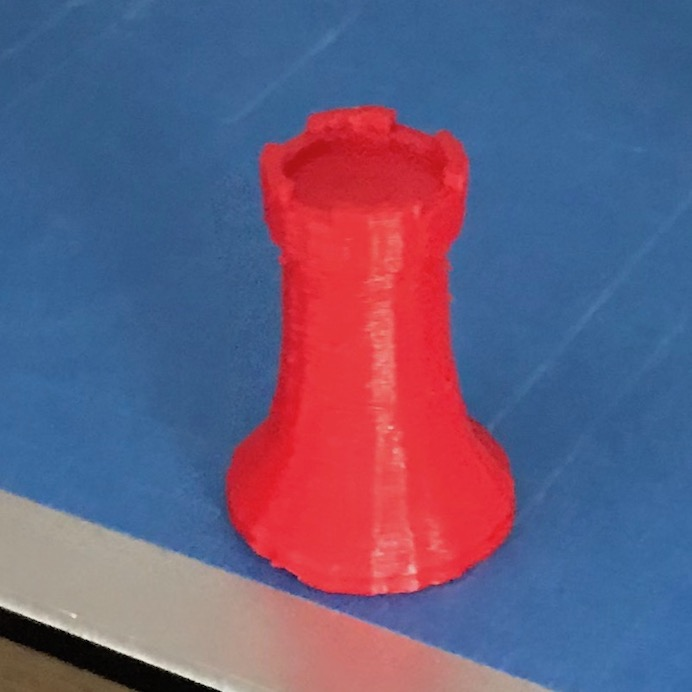
#> input picture Keras/chessboardstart/img0.jpg, 692 x 692 px, given in place of the camera
$ python countours.py
#> lines starting #> are read from the running program, lines starting #| are printed output that depends on the picture; after the words box and inside, x2 and y2 are one past the last pixel; in counts of white or black regions, pixels touching at a corner belong together
import cv2
import numpy as np

cap = cv2.VideoCapture(0)

while(True):
    ret,frame = cap.read()
#> frame is the input picture: shape (692, 692, 3); mean B, G, R 126.6, 93, 104

    frame = cv2.GaussianBlur(frame, (7, 7), 1.41) # put camera through gaussian filter to blur it
    frame = cv2.medianBlur(frame,5)
    grey = cv2.cvtColor(frame, cv2.COLOR_BGR2GRAY) # turn the blurred image to greyscale
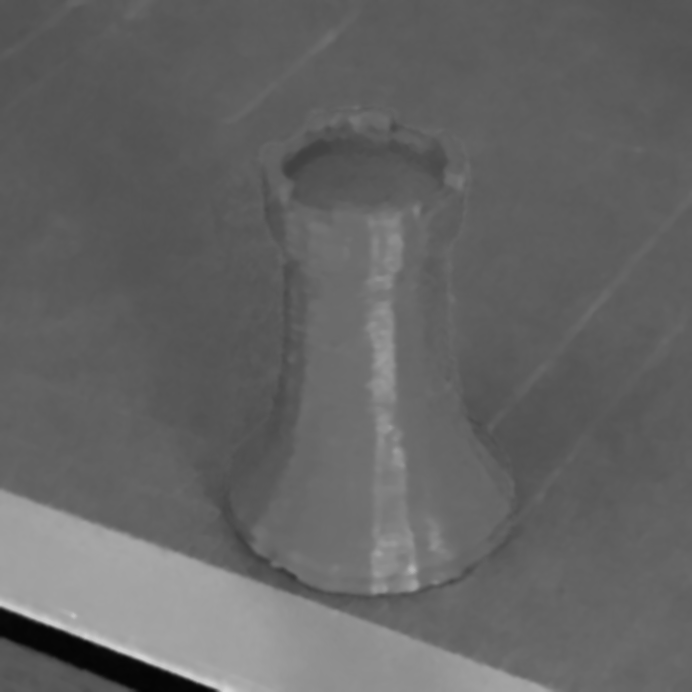
#> grey: shape (692, 692); min 4, max 214, mean 100.1

    ret, thresh = cv2.threshold(grey, 127, 255, 1)
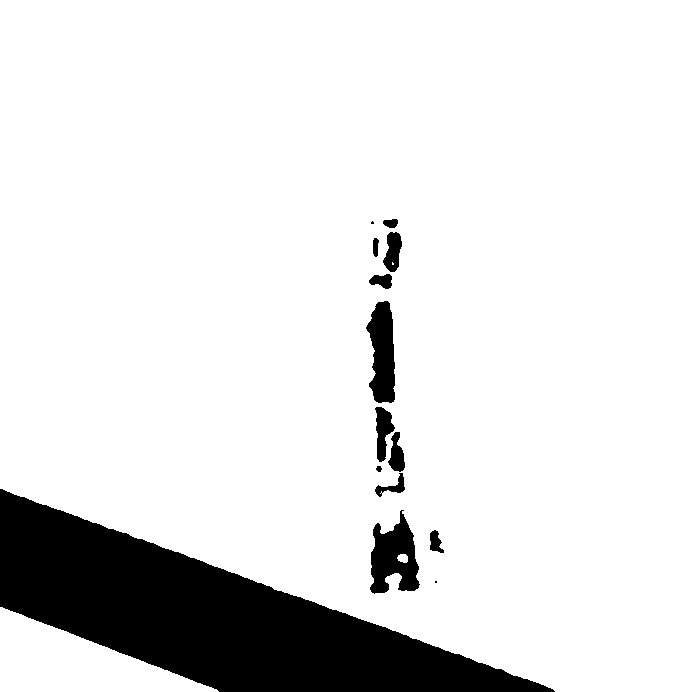
#> thresh: shape (692, 692); 88.6% white; 14 black regions (2 under 20 px)

    # Extract Contours
    contours, hierarchy = cv2.findContours(thresh, cv2.RETR_LIST, cv2.CHAIN_APPROX_SIMPLE)
#> contours = 17 contours, 3 with area under 20; largest, box (x1, y1, x2, y2) and area: (0, 0, 692, 692) 420520, (0, 607, 219, 692) 9287, (369, 509, 421, 595) 2764, (365, 300, 396, 404) 2246, (374, 406, 396, 463) 688
    #frame = cv2.drawContours(frame, contours, -1, (0,255,0), 3)
    for c in contours:
        x, y, w, h = cv2.boundingRect(c)
        if(cv2.contourArea(c) > 2000) and (cv2.contourArea(c) < 15000) :
            rect = cv2.minAreaRect(c)
            box = cv2.boxPoints(rect)
            box = np.int0(box)
            #frame = cv2.drawContours(frame,[box],0,(0,0,255),2)
            frame = cv2.rectangle(frame,(x,y),(x+w,y+h),(0,255,0),2)
            # [5 lines of commented-out code are left out]
            Xs = [i[0] for i in box]
            Ys = [i[1] for i in box]
            x1 = min(Xs)
            x2 = max(Xs)
            y1 = min(Ys)
            y2 = max(Ys)
            center = (int((x1+x2)/2), int((y1+y2)/2))
            cv2.circle(frame, center, 8, (0,0,255), -1)
            roi = frame[y:y+h, x:x+w]
            for i in range(10):
                cv2.imwrite('/Users/christiangrinling/Desktop/images/img{}.jpg'.format(i), roi)
#> this loop made 17 passes
#> (x, y, w, h, rect, box, Xs, Ys) on passes 1, 5, 10: (0, 607, 219, 85, ((109, 649), (84, 218), -90), [[218, 690], [0, 690], [0, 606], [218, 606]], [218, 0, 0, 218], [690, 690, 606, 606]), (369, 509, 52, 86, ((392, 551.2), (51.58, 82.74), -4.29), [[369, 594], [363, 511], [414, 507], [420, 590]], [369, 363, 414, 420], [594, 511, 507, 590]), (365, 300, 31, 104, ((380.3, 351.8), (28.39, 103.2), -2.66), [[368, 404], [363, 300], [392, 299], [396, 402]], [368, 363, 392, 396], [404, 300, 299, 402])
#> (x, y, w, h) on passes 2, 3, 4, 6, 7, 8: (434, 580, 4, 4), (397, 554, 11, 9), (429, 529, 16, 25), (374, 472, 32, 26), (375, 465, 8, 8), (387, 431, 19, 42)
#> pass 1, `frame = cv2.rectangle(frame,(x,y),(x+w,y+h),(0,255,0),2)`:
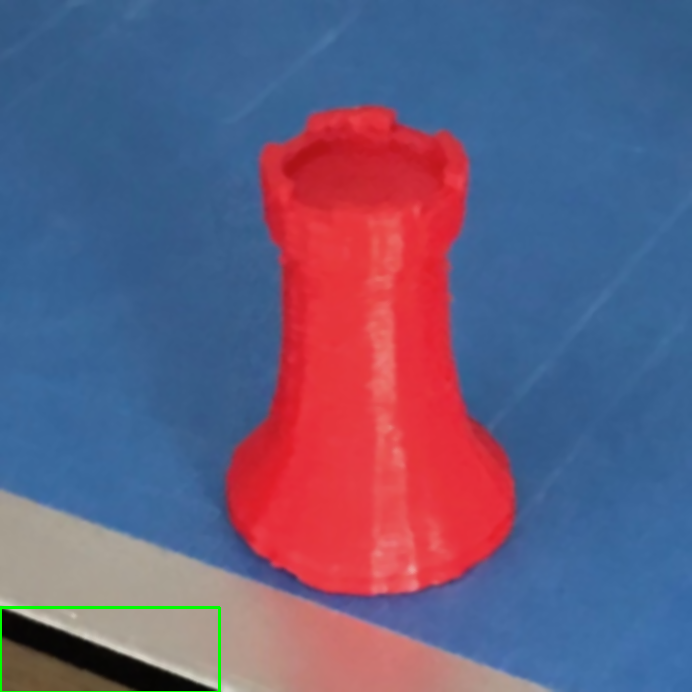
#> frame: shape (692, 692, 3); mean B, G, R 126.3, 93.3, 103.6
#> pass 1, `roi = frame[y:y+h, x:x+w]`:
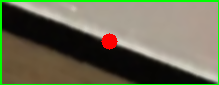
#> roi: shape (85, 219, 3); mean B, G, R 84.1, 107.7, 107
#> after the loop:
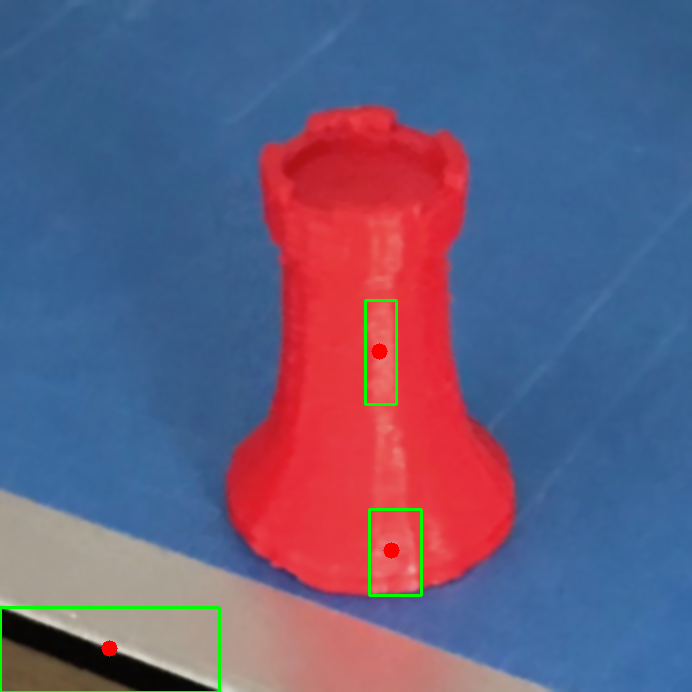
#> frame: shape (692, 692, 3); 0.46% of pixels changed, all inside (x1, y1, x2, y2) = (101, 299, 423, 657)


    cv2.imshow('window', frame)
    if cv2.waitKey(1) & 0xFF == ord('q'):
#> (key q is pressed here)
        break

cap.release()
cv2.destroyAllWindows()

$ run again, on Keras/chessboardstart/img10.jpg
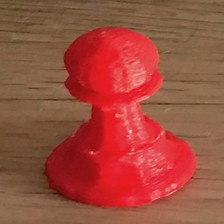
#> input picture Keras/chessboardstart/img10.jpg, 224 x 224 px, given in place of the camera
#> frame is the input picture: shape (224, 224, 3); mean B, G, R 62.1, 76.7, 156.8
#> `grey = cv2.cvtColor(frame, cv2.COLOR_BGR2GRAY)`:
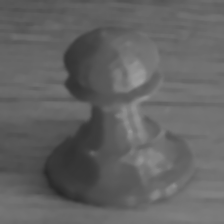
#> grey: shape (224, 224); min 39, max 159, mean 99
#> `ret, thresh = cv2.threshold(grey, 127, 255, 1)`:
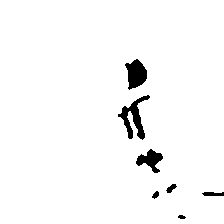
#> thresh: shape (224, 224); 97.1% white; 7 black regions
#> contours = 7 contours; box (x1, y1, x2, y2) and area: (0, 0, 224, 224) 49634, (117, 94, 151, 141) 601, (124, 58, 148, 91) 484, (135, 148, 164, 174) 362, (165, 183, 178, 194) 66, (151, 190, 160, 200) 44, (177, 214, 187, 220) 32
#> the loop `for c in contours:` made 7 passes
#> (x, y, w, h) on passes 1 to 7: (177, 214, 10, 6), (151, 190, 9, 10), (165, 183, 13, 11), (135, 148, 29, 26), (117, 94, 34, 47), (124, 58, 24, 33), (0, 0, 224, 224)
